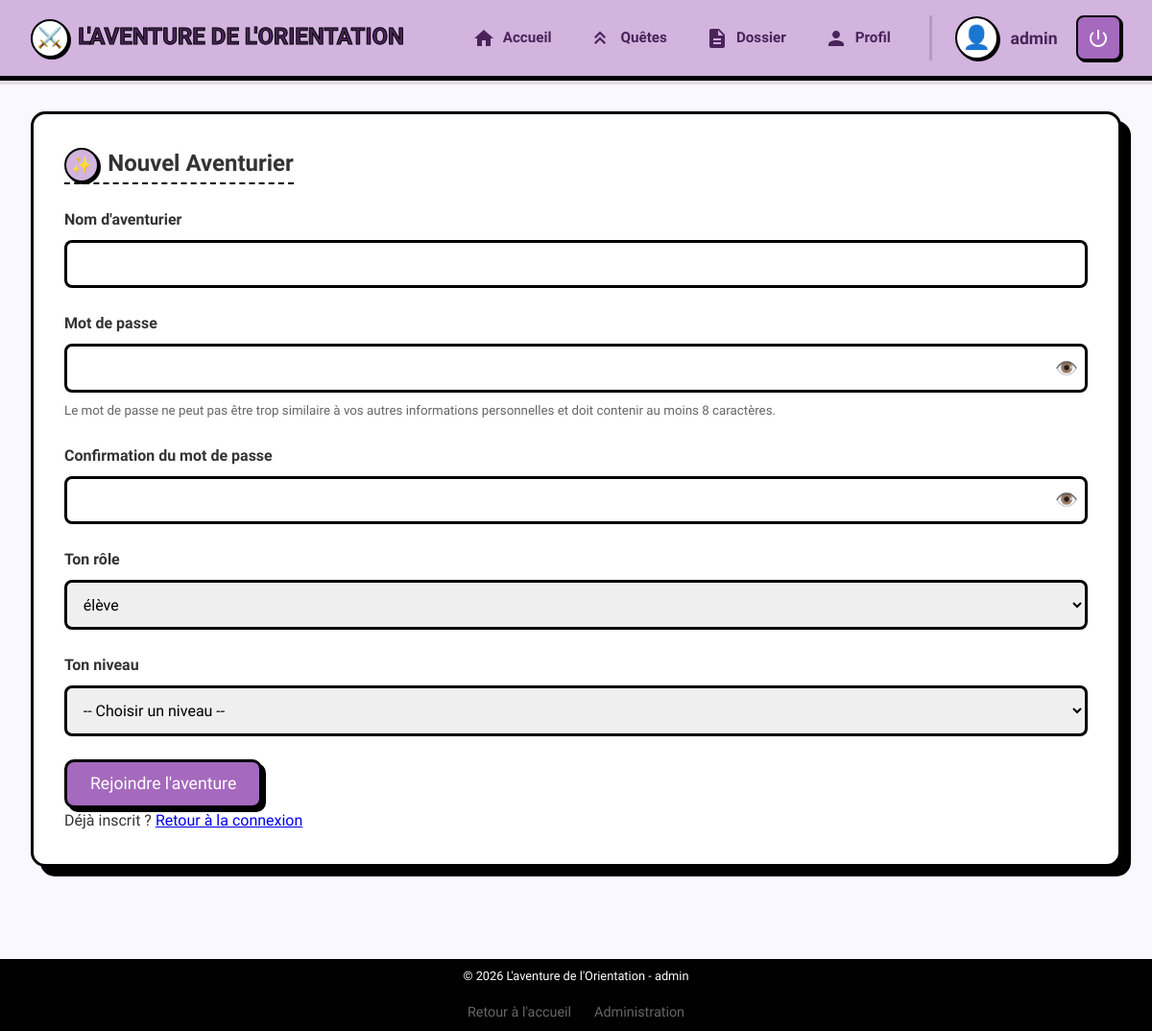
The page /register/ (signed in) on the database its author committed.
### adventure/models.py (models this page shows, shortened)
class User(AbstractUser):
    avatar = models.CharField(max_length=50, default="👤")
    age = models.IntegerField(null=True, blank=True)
    role = models.ForeignKey(Role, on_delete=models.SET_NULL, null=True, blank=True)
    level = models.ForeignKey(Level, on_delete=models.SET_NULL, null=True, blank=True)
    children = models.ManyToManyField(
        "self", symmetrical=False, related_name="parents", blank=True
    )

class Role(models.Model):
    label = models.CharField(max_length=50, unique=True)

### adventure/views.py (the view)
# urls.py: path("register/", views.register, name="register"),
def register(request):
    if request.method == "POST":
        form = AdventureUserCreationForm(request.POST)
        if form.is_valid():
            user = form.save()
            login(request, user)
            return redirect("adventure:dashboard")
    else:
        form = AdventureUserCreationForm()
    roles = Role.objects.exclude(label="admin")
    levels = Level.objects.all()
    return render(
        request,
        "adventure/register.html",
        {"form": form, "roles": roles, "levels": levels},
    )

### adventure/views.py
class AdventureUserCreationForm(UserCreationForm):
    role = forms.ModelChoiceField(queryset=Role.objects.exclude(label="admin"))
    level = forms.ModelChoiceField(queryset=Level.objects.all(), required=False)
    class Meta(UserCreationForm.Meta):
        model = User
        fields = UserCreationForm.Meta.fields + ("role", "level")

### adventure/templates/adventure/register.html (shortened to what this page needs)
{% extends 'adventure/base.html' %}
{% load static %}
{% block content %}
<section id="register-section" class="panel view">
    <div id="register-box">
        <h2><span class="icon">✨</span> Nouvel Aventurier</h2>
        <form method="post" id="register-form">
            <div class="form-group">
                <label for="username">Nom d'aventurier</label>
                <input type="text" name="username" id="username" required autocomplete="username" value="{{ form.username.value|default_if_none:'' }}">
            </div>
            <div class="form-group">
                <label for="password">Mot de passe</label>
                <div class="password-wrapper">
                    <input type="password" name="password1" id="password" required autocomplete="new-password">
                    <button type="button" class="toggle-password" onclick="togglePasswordVisibility(this)" title="Afficher/Masquer le mot de passe">👁️</button>
                </div>
                <small style="display: block; margin-top: 0.5rem; color: #666;">Le mot de passe ne peut pas être trop similaire à vos autres informations personnelles et doit contenir au moins 8 caractères.</small>
            </div>
            <div class="form-group">
                <label for="password_confirm">Confirmation du mot de passe</label>
                <div class="password-wrapper">
                    <input type="password" name="password2" id="password_confirm" required autocomplete="new-password">
                    <button type="button" class="toggle-password" onclick="togglePasswordVisibility(this)" title="Afficher/Masquer le mot de passe">👁️</button>
                </div>
            </div>
            <div class="form-group">
                <label for="role">Ton rôle</label>
                <select name="role" id="role" required>
                    {% for role in roles %}
                    <option value="{{ role.id }}">{{ role.label }}</option>
                    {% endfor %}
                </select>
            </div>
            <div class="form-group">
                <label for="level">Ton niveau</label>
                <select name="level" id="level">
                    <option value="">-- Choisir un niveau --</option>
                </select>
            </div>
            <button type="submit">Rejoindre l'aventure</button>
        </form>
        <p class="hint">Déjà inscrit ? <a href="{% url 'login' %}">Retour à la connexion</a></p>
    </div>
</section>
{% endblock %}

### adventure/templates/adventure/base.html (shortened to what this page needs)
{% load static %}
<!DOCTYPE html>
<html lang="fr">
<head>
    <link rel="stylesheet" href="{% static 'adventure/css/style.css' %}">
</head>
<body>
    <header>
        <div class="header-container">
            <h1><a href="{% url 'adventure:home' %}" style="text-decoration: none; color: inherit;"><span class="icon">⚔️</span> L'aventure de l'Orientation</a></h1>
            <div id="user-info">
                <div id="nav-wrapper">
                    <nav id="main-nav">
                        <a href="{% url 'adventure:dashboard' %}" class="nav-btn {% if request.resolver_match.url_name == 'dashboard' %}active{% endif %}">
                            <svg class="nav-icon" viewBox="0 0 24 24" width="24" height="24"><path d="M10 20v-6h4v6h5v-8h3L12 3 2 12h3v8z"/></svg>
                            <span>Accueil</span>
                        </a>
                        <a href="{% url 'adventure:activity_list' %}" class="nav-btn {% if request.resolver_match.url_name == 'activity_list' %}active{% endif %}">
                            <svg class="nav-icon" viewBox="0 0 24 24" width="24" height="24"><path d="M14.5 18l-4.5-4.5-4.5 4.5-1.5-1.5 6-6 6 6-1.5 1.5zM14.5 12l-4.5-4.5-4.5 4.5-1.5-1.5 6-6 6 6-1.5 1.5z"/></svg>
                            <span>Quêtes</span>
                        </a>
                        <a href="{% url 'adventure:dossier' %}" class="nav-btn {% if request.resolver_match.url_name == 'dossier' %}active{% endif %}">
                            <svg class="nav-icon" viewBox="0 0 24 24" width="24" height="24"><path d="M14 2H6c-1.1 0-1.99.9-1.99 2L4 20c0 1.1.89 2 1.99 2H18c1.1 0 2-.9 2-2V8l-6-6zm2 16H8v-2h8v2zm0-4H8v-2h8v2zm-3-5V3.5L18.5 9H13z"/></svg>
                            <span>Dossier</span>
                        </a>
                        <a href="{% url 'adventure:profile' %}" class="nav-btn {% if request.resolver_match.url_name == 'profile' %}active{% endif %}">
                            <svg class="nav-icon" viewBox="0 0 24 24" width="24" height="24"><path d="M12 12c2.21 0 4-1.79 4-4s-1.79-4-4-4-4 1.79-4 4 1.79 4 4 4zm0 2c-2.67 0-8 1.34-8 4v2h16v-2c0-2.66-5.33-4-8-4z"/></svg>
                            <span>Profil</span>
                        </a>
                    </nav>
                    <div id="user-controls">
                        {% if user.is_authenticated %}
                        <div id="user-display">
                            <span id="avatar-display">{{ user.avatar }}</span>
                            <span id="username-display">{{ user.username }}</span>
                        </div>
                        <form action="{% url 'logout' %}" method="post" style="display: inline;">
                            <button type="submit" id="logout-btn" title="Déconnexion">
                                <svg class="nav-icon" viewBox="0 0 24 24" width="24" height="24"><path d="M13 3h-2v10h2V3zm4.83 2.17l-1.42 1.42C17.99 7.86 19 9.81 19 12c0 3.87-3.13 7-7 7s-7-3.13-7-7c0-2.19 1.01-4.14 2.58-5.42L6.17 5.17C4.23 6.82 3 9.26 3 12c0 4.97 4.03 9 9 9s9-4.03 9-9c0-2.74-1.23-5.18-3.17-6.83z"/></svg>
                            </button>
                        </form>
                        {% else %}
                        <a href="{% url 'login' %}" id="login-nav-btn" class="nav-btn">Connexion</a>
                        {% endif %}
                    </div>
                </div>
            </div>
        </div>
    </header>
    <main id="app">
        {% block content %}{% endblock %}
    </main>
    <footer>
        <p>&copy; 2026 L'aventure de l'Orientation - <span id="current-role">{% if user.is_authenticated %}{{ user.role.label }}{% else %}Visiteur{% endif %}</span></p>
        <div style="margin-top: 1rem; display: flex; justify-content: center; gap: 1.5rem; font-size: 0.9rem;">
            <a href="{% url 'adventure:home' %}" style="color: #666; text-decoration: none; transition: color 0.2s;" onmouseover="this.style.color='#000'" onmouseout="this.style.color='#666'">Retour à l'accueil</a>
            <a href="{% url 'adventure:admin_dashboard' %}" style="color: #666; text-decoration: none; transition: color 0.2s;" onmouseover="this.style.color='#000'" onmouseout="this.style.color='#666'">Administration</a>
        </div>
    </footer>
</body>
</html>

### adventure/static/adventure/css/style.css (style rules this page uses)
:root { --primary-color: #d2b4de; --primary-light: #f4ecf7; --secondary-color: #ebdef0; --accent-color: #a569bd; --bg-body: #faf8ff; --bg-panel: #ffffff; --bg-light: #f9f5ff; --text-main: #333; --text-header: #4a235a; --border-main: black; }
* { box-sizing: border-box; margin: 0; padding: 0; }
body { font-family: 'Comic Neue', cursive, 'Comic Sans MS', sans-serif; background-color: var(--bg-body); color: var(--text-main); line-height: 1.6; min-height: 100vh; display: flex; flex-direction: column; }
main { max-width: 1200px; margin: 2rem auto; padding: 0 2rem 2rem; width: 100%; flex: 1 0 auto; }
.view { display: none; }
.view:not(.hidden) { display: block; }
header { background-color: var(--primary-color); padding: 1rem 0; border-bottom: 5px solid var(--border-main); box-shadow: 0 4px 0 rgba(0,0,0,0.1); position: sticky; top: 0; z-index: 1000; width: 100%; }
.header-container { max-width: 1200px; margin: 0 auto; padding: 0 2rem; display: flex; justify-content: space-between; align-items: center; }
h1 { font-size: 1.5rem; text-transform: uppercase; -webkit-text-stroke: 1px var(--border-main); display: flex; align-items: center; gap: 0.8rem; white-space: nowrap; margin: 0; color: var(--text-header); }
#user-info { display: flex; align-items: center; justify-content: flex-end; gap: 1.5rem; flex: 1; }
#nav-wrapper { display: flex; align-items: center; gap: 1.5rem; margin-left: auto; }
#main-nav { display: flex; gap: 0.5rem; }
.nav-btn { background: transparent; color: var(--text-header); padding: 0.6rem 1rem; font-size: 0.95rem; border: none; box-shadow: none; border-radius: 8px; display: flex; align-items: center; gap: 0.5rem; font-weight: bold; cursor: pointer; transition: all 0.2s; white-space: nowrap; text-decoration: none; }
.nav-icon { width: 24px; height: 24px; fill: var(--text-header); display: inline-block; vertical-align: middle; flex-shrink: 0; }
.icon { display: inline-flex; align-items: center; justify-content: center; background: var(--primary-color); border: 2px solid var(--border-main); border-radius: 50%; width: 36px; height: 36px; box-shadow: 2px 2px 0 var(--border-main); font-size: 1.1rem; margin-right: 0.2rem; color: var(--text-header); }
h1 .icon { background: white; width: 40px; height: 40px; font-size: 1.3rem; }
#user-controls { display: flex; align-items: center; gap: 1.2rem; padding-left: 1.5rem; border-left: 3px solid rgba(74, 35, 90, 0.2); }
#user-display { display: flex; align-items: center; gap: 0.8rem; font-weight: bold; font-size: 1.1rem; color: var(--text-header); }
#avatar-display { display: flex; align-items: center; justify-content: center; background: white; border: 2px solid var(--border-main); border-radius: 50%; width: 45px; height: 45px; font-size: 1.5rem; box-shadow: 2px 2px 0 var(--border-main); color: var(--text-main); }
#logout-btn { background: var(--accent-color); padding: 0.6rem; min-width: auto; border: 2px solid var(--border-main); border-radius: 8px; display: flex; align-items: center; justify-content: center; box-shadow: 2px 2px 0 var(--border-main); cursor: pointer; }
#logout-btn .nav-icon { fill: white; }
.panel { background: var(--bg-panel); border: 3px solid var(--border-main); padding: 2rem; border-radius: 15px; box-shadow: 10px 10px 0 var(--border-main); margin-bottom: 2rem; }
.panel h2 { margin-bottom: 1.5rem; border-bottom: 2px dashed var(--border-main); display: inline-block; }
.form-group { margin-bottom: 1.5rem; }
label { display: block; font-weight: bold; margin-bottom: 0.5rem; }
input, select, textarea { width: 100%; padding: 0.8rem; border: 3px solid var(--border-main); border-radius: 8px; font-family: inherit; font-size: 1rem; }
button { background-color: var(--accent-color); color: white; font-family: inherit; font-size: 1.1rem; padding: 0.8rem 1.5rem; border: 3px solid var(--border-main); border-radius: 10px; cursor: pointer; box-shadow: 4px 4px 0 var(--border-main); transition: all 0.1s ease; }
footer { width: 100%; background: var(--border-main); color: white; text-align: center; padding: 0.5rem; font-size: 0.8rem; }
.password-wrapper { position: relative; display: flex; align-items: center; }
.password-wrapper input { width: 100%; padding-right: 40px; }
.toggle-password { position: absolute; right: 10px; background: none; border: none; box-shadow: none; padding: 0; margin: 0; cursor: pointer; font-size: 1.2rem; transform: none; width: auto; min-width: unset; }
button { position: relative; transition: all 0.2s ease; }

### rows shown on the page
User: avatar "👤", username "admin", role.label "admin"

### other values the page prints
form field role "élève"
